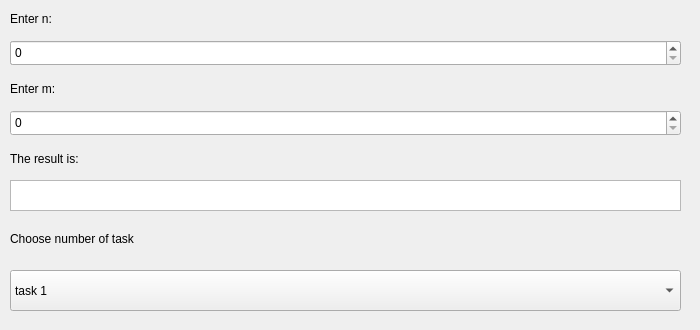
<?xml version="1.0" encoding="UTF-8"?>
<ui version="4.0">
 <class>mainwindow</class>
 <widget class="QWidget" name="mainwindow">
  <property name="geometry">
   <rect>
    <x>0</x>
    <y>0</y>
    <width>700</width>
    <height>330</height>
   </rect>
  </property>
  <property name="minimumSize">
   <size>
    <width>700</width>
    <height>330</height>
   </size>
  </property>
  <property name="maximumSize">
   <size>
    <width>700</width>
    <height>330</height>
   </size>
  </property>
  <property name="windowTitle">
   <string>mainwindow</string>
  </property>
  <widget class="QComboBox" name="comboBox">
   <property name="geometry">
    <rect>
     <x>10</x>
     <y>270</y>
     <width>671</width>
     <height>41</height>
    </rect>
   </property>
   <item>
    <property name="text">
     <string>task 1</string>
    </property>
   </item>
   <item>
    <property name="text">
     <string>task 2</string>
    </property>
   </item>
   <item>
    <property name="text">
     <string>task 3</string>
    </property>
   </item>
  </widget>
  <widget class="QLabel" name="label">
   <property name="geometry">
    <rect>
     <x>10</x>
     <y>230</y>
     <width>211</width>
     <height>17</height>
    </rect>
   </property>
   <property name="text">
    <string>Choose number of task</string>
   </property>
  </widget>
  <widget class="QTextEdit" name="resultTextEdit">
   <property name="geometry">
    <rect>
     <x>10</x>
     <y>180</y>
     <width>671</width>
     <height>31</height>
    </rect>
   </property>
   <property name="lineWidth">
    <number>1</number>
   </property>
   <property name="readOnly">
    <bool>true</bool>
   </property>
   <property name="tabStopWidth">
    <number>80</number>
   </property>
   <property name="acceptRichText">
    <bool>true</bool>
   </property>
  </widget>
  <widget class="QDoubleSpinBox" name="doubleTask1SpinBox">
   <property name="geometry">
    <rect>
     <x>10</x>
     <y>40</y>
     <width>671</width>
     <height>26</height>
    </rect>
   </property>
   <property name="decimals">
    <number>10</number>
   </property>
   <property name="minimum">
    <double>0.000000000000000</double>
   </property>
   <property name="maximum">
    <double>0.000000000000000</double>
   </property>
   <property name="singleStep">
    <double>100000000000000001555941612946684302426820139692106143336977058043083378116475570326498538991504744767620628086784000.000000000000000</double>
   </property>
  </widget>
  <widget class="QSpinBox" name="MspinBox">
   <property name="geometry">
    <rect>
     <x>10</x>
     <y>110</y>
     <width>671</width>
     <height>26</height>
    </rect>
   </property>
   <property name="maximum">
    <number>3</number>
   </property>
  </widget>
  <widget class="QSpinBox" name="NspinBox">
   <property name="geometry">
    <rect>
     <x>10</x>
     <y>40</y>
     <width>671</width>
     <height>26</height>
    </rect>
   </property>
   <property name="maximum">
    <number>12</number>
   </property>
  </widget>
  <widget class="QSpinBox" name="valuespinBox">
   <property name="geometry">
    <rect>
     <x>10</x>
     <y>40</y>
     <width>671</width>
     <height>26</height>
    </rect>
   </property>
   <property name="maximum">
    <number>1000000000</number>
   </property>
  </widget>
  <widget class="QLabel" name="Nlabel">
   <property name="geometry">
    <rect>
     <x>10</x>
     <y>10</y>
     <width>66</width>
     <height>17</height>
    </rect>
   </property>
   <property name="text">
    <string>Enter n:</string>
   </property>
  </widget>
  <widget class="QLabel" name="Mlabel">
   <property name="geometry">
    <rect>
     <x>10</x>
     <y>80</y>
     <width>66</width>
     <height>17</height>
    </rect>
   </property>
   <property name="text">
    <string>Enter m:</string>
   </property>
  </widget>
  <widget class="QLabel" name="resultlabel">
   <property name="geometry">
    <rect>
     <x>10</x>
     <y>150</y>
     <width>141</width>
     <height>17</height>
    </rect>
   </property>
   <property name="text">
    <string>The result is:</string>
   </property>
  </widget>
 </widget>
 <resources/>
 <connections/>
</ui>
